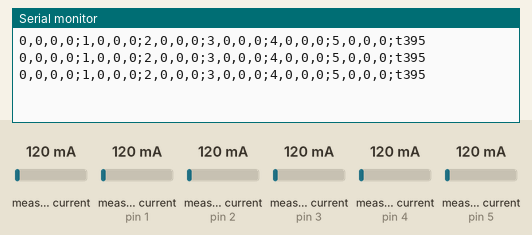
A sketch run on a simulated Arduino Uno, built with avr-gcc and run on an emulated ATmega328P. Shown: the last lines printed to the serial monitor. Inputs (shaded band) come from the test bench; at power-on: measured current 120 mA, measured current (sensors on pin 1, pin 2, pin 3, pin 4, pin 5) 120 mA.

Above: at 1.2 s.
1.3 s: measured current (sensor 0) set to 1000 mA
At 1.59 s:
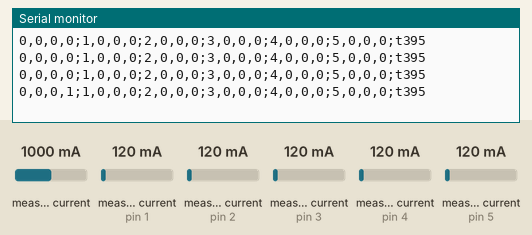
4.3 s: measured current (sensor on pin 1) set to 1000 mA
At 4.36 s:
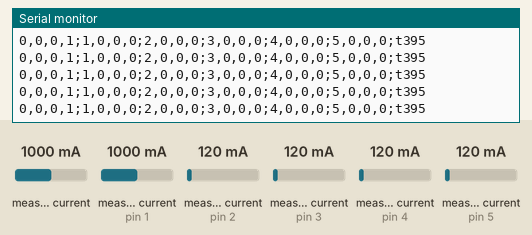
7.3 s: measured current (sensor on pin 2) set to 1000 mA
At 7.52 s:
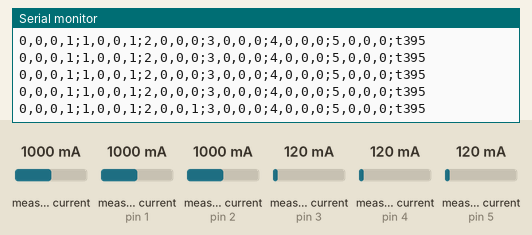
8.8 s: measured current (sensor on pin 3) set to 1000 mA
At 9.1 s:
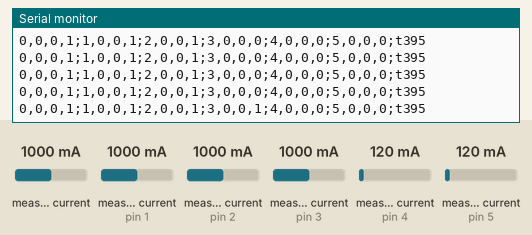
10.3 s: measured current (sensor on pin 4) set to 1000 mA
At 10.68 s:
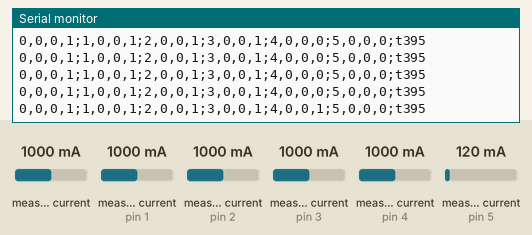
13.3 s: measured current (sensor on pin 5) set to 1000 mA
At 15.71 s:
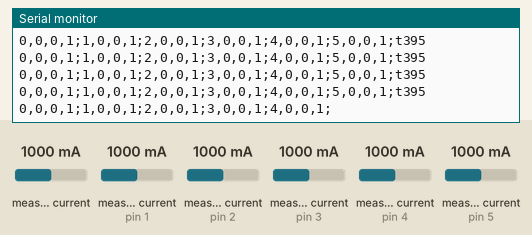

The sketch:

multi_ac_current_measure.ino
```cpp
// Reference https://innovatorsguru.com/zmct103c/

#include "EmonLib.h"

const long BAUDRATE = 2000000;
const float V_CALIBRATION = 234.26;
const float V_PHASE_SHIFT = 1.7;
const unsigned int V_SAMPLES_COUNT = 400; //default 1000
const float C_CALIBRATION = 570;
const unsigned int C_HALF_WAVELENGHT_COUNT = 10; //default 20
const unsigned int C_TIMEOUT = 2000; //deault 2000
const int SENSORS_COUNT = 6;

EnergyMonitor emon[SENSORS_COUNT];

void setup()
{
  Serial.begin(BAUDRATE);

  emon[0].voltage(0, V_CALIBRATION, V_PHASE_SHIFT);

  for (int i=0; i<SENSORS_COUNT; i++) {
    emon[i]=EnergyMonitor();
    emon[i].current(i, C_CALIBRATION);
  }
}

void loop()
{
  unsigned long start=micros();

  emon[0].calcVI(C_HALF_WAVELENGHT_COUNT,C_TIMEOUT);
  float vcc = emon[0].Vrms;

  for (int i=0; i<SENSORS_COUNT; i++) {
    unsigned long irms = emon[i].calcIrms(V_SAMPLES_COUNT);
    printToSerial(i, (int)vcc, (int)irms);
  }

  printExecutiontime(start);
}

void printExecutiontime(unsigned long start){
  unsigned long end=micros();
  unsigned long diff = end - start;
  Serial.print("t");
  Serial.println(diff/1000);
}

// Format plug_id,voltage(v),power(W), current(mA);
void printToSerial(int port, unsigned int Vcc, unsigned long Irms) {
  Serial.print(port);
  Serial.print(",");
  Serial.print(Vcc); //voltage
  Serial.print(",");
  Serial.print(Irms*Vcc/1000); // Apparent power
  Serial.print(",");
  Serial.print(Irms); // Irms
  Serial.print(";");
}
```

Measured:
- after the input at 1.3 s, the serial monitor: prints a new line at once (image 1)
- after the input at 8.8 s, the serial monitor: prints a new line after 0.05 s (image 4)
- after the input at 10.3 s, the serial monitor: prints a new line after 0.13 s (image 5)
- after the input at 13.3 s, the serial monitor: prints a new line after 0.29 s (image 6)
